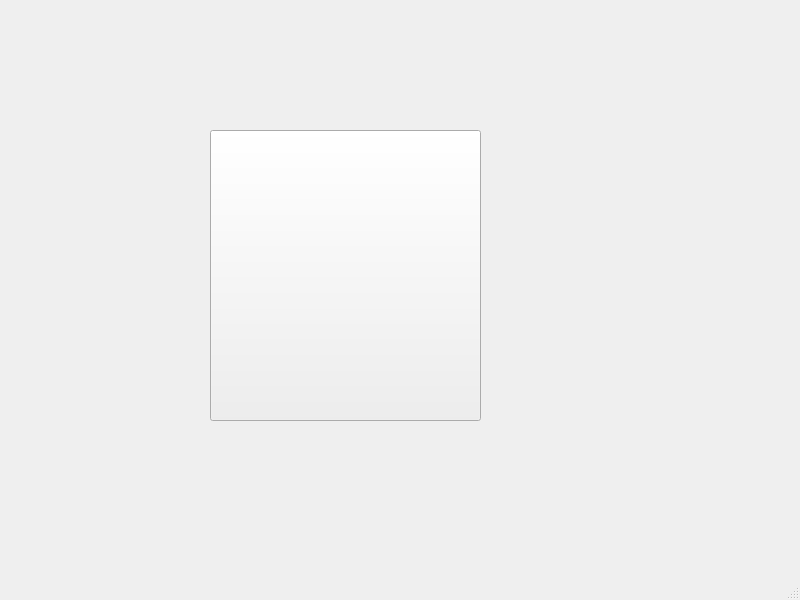
<?xml version="1.0" encoding="UTF-8"?>
<ui version="4.0">
 <class>MainWindow</class>
 <widget class="QMainWindow" name="MainWindow">
  <property name="geometry">
   <rect>
    <x>0</x>
    <y>0</y>
    <width>800</width>
    <height>600</height>
   </rect>
  </property>
  <property name="windowTitle">
   <string>MainWindow</string>
  </property>
  <widget class="QWidget" name="centralwidget">
   <widget class="QPushButton" name="testee">
    <property name="geometry">
     <rect>
      <x>210</x>
      <y>130</y>
      <width>271</width>
      <height>291</height>
     </rect>
    </property>
    <property name="text">
     <string/>
    </property>
    <property name="icon">
     <iconset>
      <normaloff>../Downloads/ICONE-TREINO.png</normaloff>../Downloads/ICONE-TREINO.png</iconset>
    </property>
   </widget>
  </widget>
  <widget class="QMenuBar" name="menubar">
   <property name="geometry">
    <rect>
     <x>0</x>
     <y>0</y>
     <width>800</width>
     <height>21</height>
    </rect>
   </property>
  </widget>
  <widget class="QStatusBar" name="statusbar"/>
 </widget>
 <resources/>
 <connections/>
</ui>
